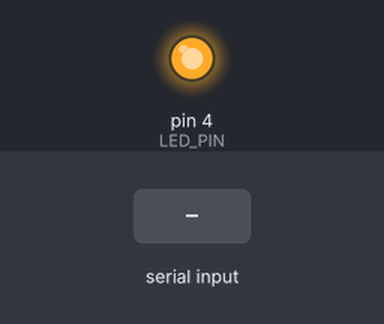
The sketch below on a simulated Arduino Uno, built with avr-gcc and run on an emulated ATmega328P. Shown: output pins drawn as LEDs (lit = HIGH). Dashed ring = blinking. The inputs (shaded band) are chosen by the test bench.

Above: at 1.2 s.
1.3 s: "90,45\n" received over Serial
At 1.42 s:
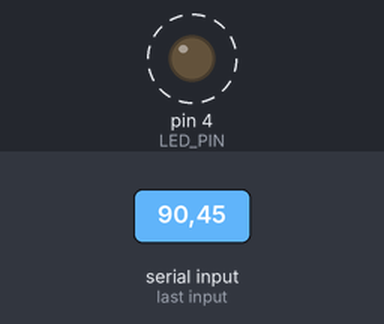
Timing chart, 0 to 10.3 s (numbered marks = the images above; inputs shaded):
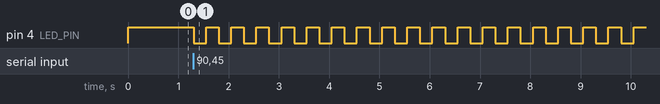

The sketch:

serialCommunicationDestination.ino
```cpp
#define LED_PIN 4

void setup() {
    pinMode(LED_PIN, OUTPUT);
    digitalWrite(LED_PIN, HIGH);
    Serial.begin(9600);
    Serial.setTimeout(2147000000);
}

void loop() {
    int n = Serial.parseInt();
    for (int i=0; i<n; i++) {
        digitalWrite(LED_PIN, LOW);
        delay(250);
        digitalWrite(LED_PIN, HIGH);
        delay(250);
    }
}
```

Measured:
- after the input at 1.3 s, pin 4 (LED_PIN): alternates HIGH for 0.25 s and LOW for 0.25 s, starting at once
